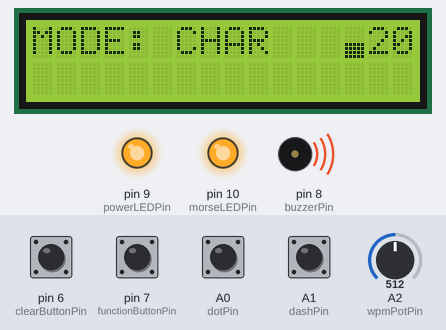
Simulated run of this sketch. Board: Arduino Uno, built with avr-gcc and run on an emulated ATmega328P. On the bench: 16×2 character LCD, output pins drawn as LEDs (lit = HIGH), buzzer (waves = sounding). The inputs (shaded band) are chosen by the test bench; at power-on: A0 (dotPin), A1 (dashPin), pin 6 (clearButtonPin), pin 7 (functionButtonPin) HIGH, A2 (wpmPotPin) = 512. Random numbers use the default seed unless the sketch sets one; what the sketch prints to the serial monitor is not drawn.

Above: at 4.38 s.
4.6 s: A0 (dotPin) pulled LOW for 1 s
At 6.5 s:
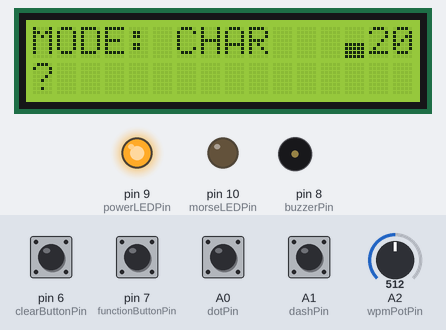
7.2 s: A1 (dashPin) pulled LOW for 0.15 s
At 8.0 s:
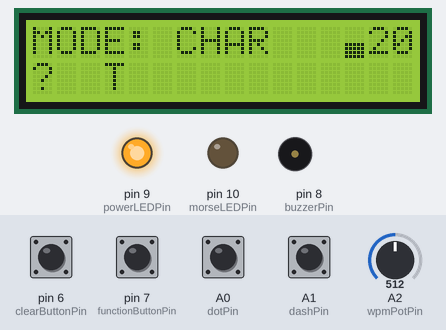
8.8 s: A0 (dotPin) pulled LOW for 0.15 s
At 10.1 s:
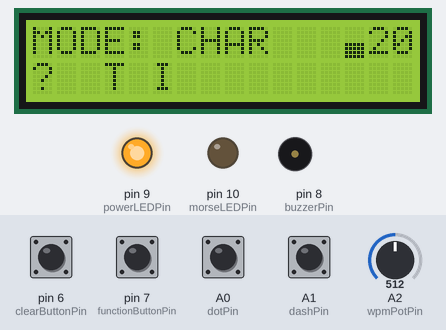
10.6 s: pin 7 (functionButtonPin) pulled LOW for 0.15 s
At 11.2 s:
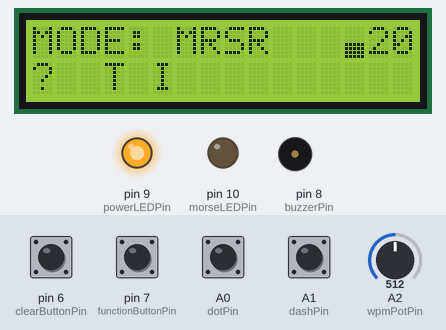
12.2 s: pin 6 (clearButtonPin) pulled LOW for 0.15 s
At 12.5 s:
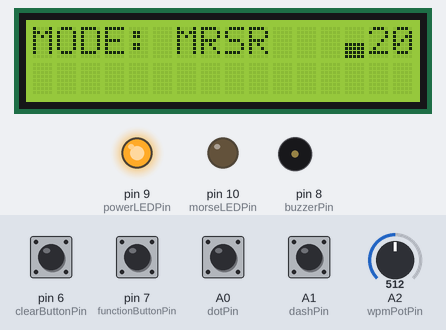
13.8 s: pin 7 (functionButtonPin) pulled LOW for 1 s
At 14.2 s:
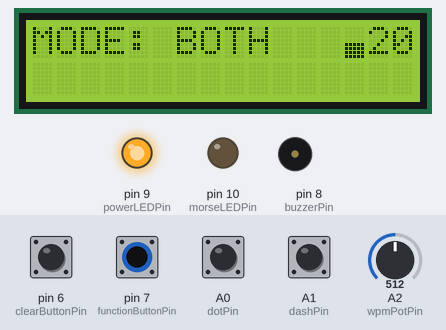
Timing chart, 0 to 16.8 s (numbered marks = the images above; inputs shaded):
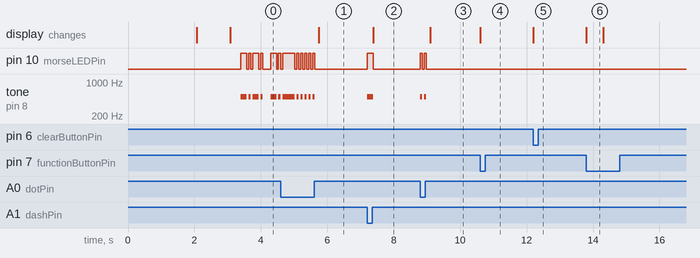

Measured:
- after the input at 4.6 s, the display: changes after 1.1 s (image 1)
- after the input at 7.2 s, pin 10 (morseLEDPin): LOW → HIGH at once, → LOW 0.18 s later; tone on pin 8 (buzzerPin): silent → 500 Hz at once, → silent 0.18 s later; the display: changes after 0.18 s (image 2)
- after the input at 8.8 s, pin 10 (morseLEDPin): alternates HIGH for 0.06 s and LOW for 0.06 s, 4 changes in all, then stays LOW, starting at once; tone on pin 8 (buzzerPin): alternates 500 Hz for 0.06 s and silent for 0.06 s, 4 changes in all, then stays silent, starting at once; the display: changes after 0.30 s (image 3)
- after the input at 10.6 s, the display: changes at once (image 4)
- after the input at 12.2 s, the display: changes at once (image 5)
- after the input at 13.8 s, the display: changes at once (image 6)
- what the display in image 6 shows lasts 0.5 s, from 13.8 s to 14.3 s

The sketch:

Arduino_Code-V_02.01.1.ino
```cpp
#include "lcd_display.h"
#include "decoder_both.h"
#include "PinSettings.h"
#include "Globals.h"
#include "Encoder.h"
#include "Button_Controoller.h"
#include "Default_Sounds.h"
#include "Buffer_Test.h"
#include "WPM_Controller.h"
#include "Buffer_Cleanner.h"


// Timing helpers
unsigned long lastKeyTime = 0;
unsigned long lastDecodeTime = 0;
unsigned long lastModeSwitchTime = 0;

// Paddle state machine
enum KeyingState { IDLE, SENDING_DOT, SENDING_DASH, POST_DELAY };
KeyingState keyingState = IDLE;
unsigned long keyingStartTime = 0;

char queuedElement = '\0';

// ----------------------------
//            SETUP
// ----------------------------
void setup() {
  pinMode(dotPin, INPUT_PULLUP);
  pinMode(dashPin, INPUT_PULLUP);
  pinMode(buzzerPin, OUTPUT);
  pinMode(morseLEDPin, OUTPUT);
  pinMode(powerLEDPin, OUTPUT);
  pinMode(functionButtonPin, INPUT_PULLUP);
  pinMode(clearButtonPin, INPUT_PULLUP);

  digitalWrite(powerLEDPin, HIGH);

  Serial.begin(9600);
  Serial.println("");
  Serial.println("CW KEYER by Ekin Efe GUNGOR");

  Serial.print("Opening Sound - ");
  initLCD();  //Opening Print on LCD
  CQ();       //Opening Sound
  updateLCDText(sentenceBuffer);
  updateLCDMode(decoderMode);
  updateWPMLevel(WPM);
  // CleanBuffer();

  // static bool done = false;
  // if (!done) {
  //   BufferTest tester;
  //   tester.fillAndPlay();
  //   Serial.println(tester.getBuffer());
  //   done = true;
  // }
}

// ----------------------------
//           LOOP
// ----------------------------
void loop() {
  unsigned long now = millis();

  // --- Update WPM from Potentiometer ---
  WPM_Controller();

  // --- Switch Decoder Mode ---
  if (digitalRead(functionButtonPin) == LOW && now - lastModeSwitchTime > 500) {
    decoderMode = (decoderMode + 1) % 3;
    updateLCDMode(decoderMode);
    lastModeSwitchTime = now;
  }

  // --- Paddle Input State Machine ---
  bool dotPressed = digitalRead(dotPin) == LOW;
  bool dashPressed = digitalRead(dashPin) == LOW;

  if (keyingState == IDLE) {
    if (dotPressed && !dashPressed) {
      queuedElement = '.';
      keyingLength = dotDuration;
      playDot();
      morseBuffer += ".";
      startKeying(now);
    } else if (dashPressed && !dotPressed) {
      queuedElement = '-';
      keyingLength = dotDuration * 3;
      playDash();
      morseBuffer += "-";
      startKeying(now);
    } else if (dotPressed && dashPressed) {
      queuedElement = lastWasDot ? '-' : '.';
      keyingLength = (queuedElement == '.') ? dotDuration : dotDuration * 3;
      if (queuedElement == '.') playDot(); else playDash();
      morseBuffer += queuedElement;
      startKeying(now);
      lastWasDot = !lastWasDot;
    }
  } else if (keyingState == SENDING_DOT || keyingState == SENDING_DASH) {
    if (now - keyingStartTime >= keyingLength) {
      stopTone();
      keyingStartTime = now;
      keyingState = POST_DELAY;
      keyingLength = dotDuration;
    }
  } else if (keyingState == POST_DELAY && now - keyingStartTime >= keyingLength) {
    keyingState = IDLE;
  }

  // --- Decode Morse ---
  if (morseBuffer.length() > 0 && !dotPressed && !dashPressed &&
      now - lastKeyTime >= dotDuration * 3 && !justDecoded) {
    decodeMorse(morseBuffer);
    morseBuffer = "";
    justDecoded = true;
    lastDecodeTime = now;
    Serial.println(sentenceBuffer);
    updateLCDText(sentenceBuffer);
  }

  // --- Word Gap Handling ---
  if (justDecoded && !dotPressed && !dashPressed &&
      now - lastDecodeTime >= dotDuration * 7) {
    sentenceBuffer += " ";
    justDecoded = false;
    updateLCDText(sentenceBuffer);
  }

  // --- Clear Button ---
  if (digitalRead(clearButtonPin) == LOW) {
    clearButton();
  }

  // --- Run Serial Encoder ---
  handleEncoding(millis());
}

// ----------------------------
//      FUNCTION DEFINITIONS
// ----------------------------

void startKeying(unsigned long now) {
  keyingState = (queuedElement == '.') ? SENDING_DOT : SENDING_DASH;
  keyingStartTime = now;
  lastKeyTime = now;
  justDecoded = false;
}
```

Buffer_Cleanner.h
```cpp
#ifndef BUFFER_CLEANNER_H
#define BUFFER_CLEANNER_H

#include "Globals.h"
#include "lcd_display.h"

void CleanBuffer () {
    sentenceBuffer = "";
    morseBuffer = "";

    updateLCDText(sentenceBuffer);
    Serial.println("sentenceBuffer: === CLEARED ===");
    Serial.println("morseBuffer: === CLEARED ===");
    delay(300);  // debounce
    updateLCDMode(decoderMode);
    updateWPMLevel(WPM);
    updateLCDText(sentenceBuffer);
}

#endif
```

Buffer_Test.h
```cpp
#ifndef BUFFER_TEST_H
#define BUFFER_TEST_H

#include <Arduino.h>
#include "PinSettings.h"
#include "Globals.h"    // extern String sentenceBuffer;
#include "Encoder.h"    // encodeBuffer, charIndex, symbolIndex, encodeState, encodeStartTime, handleEncoding
#include "lcd_display.h" // updateLCDText, lcdPrintFinal

class BufferTest {
public:
  static const uint8_t MAX_LEN = 100;

  BufferTest() {
    randomSeed(analogRead(A0));
    sentenceBuffer = "";                  // global buffer'ı temizle
    updateLCDText(sentenceBuffer);         // LCD'yi temizle ve başlat
    Serial.println("[BufferTest] Başlatıldı");
  }

  // Bir rastgele karakter ekle, anında çal, ve hem seri hem LCD'ye yaz
  bool addAndPlayRandom() {
    if (sentenceBuffer.length() >= MAX_LEN) return false;

    char c = randomChar();
    sentenceBuffer += c;                   // global buffer'a ekle

    // Konsol ve LCD güncelle
    Serial.print(c);
    updateLCDText(sentenceBuffer);

    // Morse encode akışını başlat
    encodeBuffer    = String(c);
    charIndex       = 0;
    symbolIndex     = 0;
    encodeState     = INTER_LETTER;
    encodeStartTime = millis();
    while (encodeState != IDLE_ENCODE) {
      handleEncoding(millis());
    }

    delay(10);  // karakterler arası küçük boşluk
    return true;
  }

  // Buffer dolana kadar ekleme ve oynatma
  void fillAndPlay() {
    while (addAndPlayRandom()) {
      // kendi içinde çalışıyor
    }
    Serial.println();
    Serial.print("[BufferTest] Tamamlandı: ");
    Serial.println(sentenceBuffer);

    // Final metni büyük puntoda göster
    lcd.clear();
    lcdPrintFinal(sentenceBuffer);
  }

  // Buffer içeriğini döner
  String getBuffer() const {
    return sentenceBuffer;
  }

private:
  // Rastgele karakter havuzu
  char randomChar() {
    const char* pool = "ABCDEFGHIJKLMNOPQRSTUVWXYZ0123456789 ";
    size_t idx = random(strlen(pool));
    return pool[idx];
  }
};

#endif // BUFFER_TEST_H
```

Button_Controoller.h
```cpp
#ifndef BUTTON_CONTROLLER_H
#define BUTTON_CONTROLLER_H

#include "PinSettings.h"
#include "Globals.h"
#include "Buffer_Cleanner.h"
#include <Arduino.h>

void clearButton(){
    // sentenceBuffer = "";
    // morseBuffer = "";
    // justDecoded = false;
    // lcd.clear();
    // updateLCDMode(decoderMode);
    // updateWPMLevel(WPM);
    // updateLCDText(sentenceBuffer);
    // Serial.println("=== CLEARED ===");
    // delay(300);  // debounce
    CleanBuffer();
}

// void modeButton() {

// }

#endif
```

Default_Sounds.h
```cpp
#ifndef DEFAULT_SOUND_H
#define DEFAULT_SOUND_H

#include "PinSettings.h"
#include "Globals.h"
#include "lcd_display.h"
#include "Buffer_Cleanner.h"

void CQ(){
    encodeBuffer = "CQ";         // what to send
    sentenceBuffer = encodeBuffer;
    charIndex      = 0;          // start at first character
    symbolIndex    = 0;          // start at first dot/dash
    encodeState    = INTER_LETTER;      // step into the letter-spacing state
    // encodeStartTime = millis(); // record when to begin
    // Serial.print("Encoding: ");
    updateLCDMode(decoderMode);
    updateWPMLevel(WPM);
    updateLCDText(sentenceBuffer);
    Serial.println(encodeBuffer);
    delay(1000);
    CleanBuffer();
}

void callSign(){
    encodeBuffer = "TA1TA";         // what to send
    charIndex      = 0;          // start at first character
    symbolIndex    = 0;          // start at first dot/dash
    encodeState    = INTER_LETTER;      // step into the letter-spacing state
    // encodeStartTime = millis(); // record when to begin
    // Serial.print("Encoding: ");

    Serial.println(encodeBuffer);
}

#endif
```

Encoder.h
```cpp
#ifndef ENCODER_H
#define ENCODER_H

#include "PinSettings.h"
#include "Globals.h"

void stopTone() {
  noTone(buzzerPin);
  digitalWrite(morseLEDPin, LOW);
}

void playDash() {
  tone(buzzerPin, toneHz);
  digitalWrite(morseLEDPin, HIGH);
}

void playDot() {
  tone(buzzerPin, toneHz);
  digitalWrite(morseLEDPin, HIGH);
}

String getMorseCode(char c) {
  if (c >= 'A' && c <= 'Z') return morseTable[c - 'A'];
  if (c >= '0' && c <= '9') return morseTable[c - '0' + 26];
  return "";
}

// --- Serial Encoding Logic ---
void handleEncoding(unsigned long now) {
  static unsigned long elementStart = 0;
  static bool isPlaying = false;
  static char symbol = '\0';

  // Start new input
  if (encodeState == IDLE_ENCODE && Serial.available()) {
    encodeBuffer = Serial.readStringUntil('\n');
    encodeBuffer.trim();
    encodeBuffer.toUpperCase();
    charIndex = 0;
    symbolIndex = 0;
    encodeState = INTER_LETTER;
    encodeStartTime = now;
    Serial.print("Encoding: ");
    Serial.println(encodeBuffer);
    return;
  }

  if (charIndex >= encodeBuffer.length()) {
    encodeState = IDLE_ENCODE;
    return;
  }

  char currentChar = encodeBuffer.charAt(charIndex);

  switch (encodeState) {

    case INTER_LETTER:
      if (now - encodeStartTime >= dotDuration * 3) {
        if (currentChar == ' ') {
          encodeState = WORD_GAP;
        } else {
          currentMorse = getMorseCode(currentChar);
          symbolIndex = 0;
          encodeState = ELEMENT_PLAY;
        }
        encodeStartTime = now;
      }
      break;

    case WORD_GAP:
      if (now - encodeStartTime >= dotDuration * 7) {
        charIndex++;
        encodeState = INTER_LETTER;
        encodeStartTime = now;
      }
      break;

    case ELEMENT_PLAY:
      if (symbolIndex < currentMorse.length()) {
        symbol = currentMorse.charAt(symbolIndex);
        if (symbol == '.') {
          playDot();
          keyingLength = dotDuration;
        } else if (symbol == '-') {
          playDash();
          keyingLength = dotDuration * 3;
        }
        elementStart = now;
        encodeState = INTER_ELEMENT;  // Move to wait-and-stop
        isPlaying = true;
      } else {
        charIndex++;
        encodeState = INTER_LETTER;
        encodeStartTime = now;
      }
      break;

    case INTER_ELEMENT:
      if (isPlaying && now - elementStart >= keyingLength) {
        stopTone();  // Stop after dot/dash
        isPlaying = false;
        elementStart = now;
      } else if (!isPlaying && now - elementStart >= dotDuration) {
        symbolIndex++;
        if (symbolIndex < currentMorse.length()) {
          encodeState = ELEMENT_PLAY;
        } else {
          charIndex++;
          encodeState = INTER_LETTER;
          encodeStartTime = now;
        }
      }
      break;
  }
}

#endif
```

Globals.h
```cpp
#ifndef GLOBALS_H
#define GLOBALS_H

// Declare external variables --- Decoder Both
// extern int decoderMode;
// extern String sentenceBuffer;

// Serial encoder state machine --- LCD Display
enum EncodeState { IDLE_ENCODE, ELEMENT_PLAY, INTER_ELEMENT, INTER_LETTER, WORD_GAP };
extern EncodeState encodeState = IDLE_ENCODE;
extern String encodeBuffer = "";
extern int charIndex = 0;
extern int symbolIndex = 0;
extern unsigned long encodeStartTime = 0;
extern String currentMorse = "";
extern int WPM;
extern int dotDuration = 1200 / WPM;  // Calculated from WPM

extern String morseBuffer = "";      // Accumulate morse from paddles
extern String sentenceBuffer = "";   // Final decoded sentence
extern bool lastWasDot = false;      // For iambic paddle alternation
extern bool justDecoded = false;     // Used to manage decoding flow
extern int decoderMode = 0;          // 0=CHAR, 1=MORSE, 2=BOTH

// Paddle state machine
extern int keyingLength = 0;

// --- Morse Audio Parameters ---
extern const int toneHz = 500;        // Morse tone frequency
extern int WPM = 20;                  // Words Per Minute

// --- Morse Table for A-Z and 0-9 ---
extern const char* morseTable[36] = {
  ".-", "-...", "-.-.", "-..", ".", "..-.", "--.", "....", "..",    // A-I
  ".---", "-.-", ".-..", "--", "-.", "---", ".--.", "--.-", ".-.",  // J-R
  "...", "-", "..-", "...-", ".--", "-..-", "-.--", "--..",         // S-Z

  "-----", ".----", "..---", "...--", "....-", ".....", "-....",    // 0-5
  "--...", "---..", "----."                                        // 6-9
};

#endif
```

WPM_Controller.h
```cpp
#ifndef WPM_CONTROLLER_H
#define WPM_CONTROLLER_H

#include <Arduino.h>
#include "PinSettings.h"
#include "Globals.h"
#include "lcd_display.h"

void WPM_Controller() {
  // read the wpm pot
  int potValue = analogRead(wpmPotPin);
  // map to 5–35 WPM
  WPM = map(potValue, 0, 1023, 5, 35);
  // recalc the dot length
  dotDuration = 1200 / WPM;
  // only refresh the LCD when it actually changes
  static int lastWPM = -1;
  if (WPM != lastWPM) {
    updateLCDMode(decoderMode);
    updateWPMLevel(WPM);
    lastWPM = WPM;
  }
}

#endif // WPM_CONTROLLER_H
```

decoder_both.h
```cpp
#ifndef DECODER_BOTH_H
#define DECODER_BOTH_H

#include "PinSettings.h"
#include "Globals.h"
#include <Arduino.h>

char decodeMorse(const String& code) {
  struct MorseMap {
    const char* code;
    char letter;
  };

  MorseMap morseTable[] = {
    {".-", 'A'}, {"-...", 'B'}, {"-.-.", 'C'}, {"-..", 'D'}, {".", 'E'},
    {"..-.", 'F'}, {"--.", 'G'}, {"....", 'H'}, {"..", 'I'}, {".---", 'J'},
    {"-.-", 'K'}, {".-..", 'L'}, {"--", 'M'}, {"-.", 'N'}, {"---", 'O'},
    {".--.", 'P'}, {"--.-", 'Q'}, {".-.", 'R'}, {"...", 'S'}, {"-", 'T'},
    {"..-", 'U'}, {"...-", 'V'}, {".--", 'W'}, {"-..-", 'X'}, {"-.--", 'Y'},
    {"--..", 'Z'}, {"-----", '0'}, {".----", '1'}, {"..---", '2'},
    {"...--", '3'}, {"....-", '4'}, {".....", '5'}, {"-....", '6'},
    {"--...", '7'}, {"---..", '8'}, {"----.", '9'}
  };

  for (auto &entry : morseTable) {
    if (code.equals(entry.code)) {
      if (decoderMode == 0) {
        sentenceBuffer += entry.letter;
      } else if (decoderMode == 1) {
        sentenceBuffer += code + " ";
      } else if (decoderMode == 2) {
        sentenceBuffer += code + entry.letter;
      }
      return entry.letter;
    }
  }

  // Not found
  sentenceBuffer += "? ";
  return '?';
}

#endif
```

PinSettings.h
```cpp
#ifndef PINSETTINGS_H
#define PINSETTINGS_H

#define dotPin A0
#define dashPin A1
#define buzzerPin 8
#define morseLEDPin 10
#define powerLEDPin 9
#define functionButtonPin 7
#define clearButtonPin 6
#define wpmPotPin A2
#define buzzerPin 8
#define morseLEDPin 10

#endif
```

lcd_display.h
```cpp
#ifndef LCD_DISPLAY_H
#define LCD_DISPLAY_H

#include "PinSettings.h"
#include "Globals.h"
#include <LiquidCrystal.h>

// LCD pins (RS, E, D4, D5, D6, D7)
LiquidCrystal lcd(12, 11, 5, 4, 3, 2);

void initLCD() {
  lcd.begin(16, 2);
  lcd.clear();
  lcd.setCursor(0, 0);
  lcd.print("CW Keyer Ready");

  delay(2000);
  lcd.clear();
  // static unsigned long startTime     = 0;
  // static bool           lcdInitDone  = false;

  // // first entry: kick off the message
  // if (!lcdInitDone && startTime == 0) {
  //   lcd.begin(16, 2);
  //   lcd.clear();
  //   lcd.setCursor(0, 0);
  //   lcd.print("CW Keyer Ready");
  //   startTime = millis();
  // }
  // // after 2 s: clear it and never run again
  // else if (!lcdInitDone && millis() - startTime >= 2000) {
  //   lcd.clear();
  //   lcdInitDone = true;
  // }
}

void updateLCDMode(int mode) {
  lcd.setCursor(0, 0);
  lcd.print("MODE: ");
  if (mode == 0) lcd.print("CHAR");
  else if (mode == 1) lcd.print("MRS");
  else lcd.print("BOTH");
}
void updateWPMLevel(int WPM) {
  byte level1[8] = {
    B00000,
    B00000,
    B00000,
    B00000,
    B00000,
    B00000,
    B00000,
    B11111
  };
  byte level2[8] = {
    B00000,
    B00000,
    B00000,
    B00000,
    B00000,
    B00000,
    B11111,
    B11111
  };
  byte level3[8] = {
    B00000,
    B00000,
    B00000,
    B00000,
    B00000,
    B11111,
    B11111,
    B11111
  };
  byte level4[8] = {
    B00000,
    B00000,
    B00000,
    B00000,
    B11111,
    B11111,
    B11111,
    B11111
  };
  byte level5[8] = {
    B00000,
    B00000,
    B00000,
    B11111,
    B11111,
    B11111,
    B11111,
    B11111
  };
  byte level6[8] = {
    B00000,
    B00000,
    B11111,
    B11111,
    B11111,
    B11111,
    B11111,
    B11111
  };
  byte level7[8] = {
    B00000,
    B11111,
    B11111,
    B11111,
    B11111,
    B11111,
    B11111,
    B11111
  };
  byte level8[8] = {
    B11111,
    B11111,
    B11111,
    B11111,
    B11111,
    B11111,
    B11111,
    B11111
  };

  if (WPM >= 5 && WPM < 9) {  // Print Level 1
    lcd.createChar(0, level1);
    lcd.setCursor(13, 0);
    lcd.write(byte(0));
  } else if (WPM >= 9 && WPM < 13) {  //Print Level 2
    lcd.createChar(0, level2);
    lcd.setCursor(13, 0);
    lcd.write(byte(0));
  } else if (WPM >= 13 && WPM < 17) {  //Print Level 3
    lcd.createChar(0, level3);
    lcd.setCursor(13, 0);
    lcd.write(byte(0));
  } else if (WPM >= 17 && WPM < 21) {  //print Level 4
    lcd.createChar(0, level4);
    lcd.setCursor(13, 0);
    lcd.write(byte(0));
  } else if (WPM >= 21 && WPM < 25) {  //print level 5
    lcd.createChar(0, level5);
    lcd.setCursor(13, 0);
    lcd.write(byte(0));
  } else if (WPM >= 25 && WPM < 29) {  //Print Level 6
    lcd.createChar(0, level6);
    lcd.setCursor(13, 0);
    lcd.write(byte(0));
  } else if (WPM >= 29 && WPM < 33) {  //Print Level 7
    lcd.createChar(0, level7);
    lcd.setCursor(13, 0);
    lcd.write(byte(0));
  } else if (WPM >= 33) {  //Print Level 8
    lcd.createChar(0, level8);
    lcd.setCursor(13, 0);
    lcd.write(byte(0));
  }

  if (WPM >= 5 && WPM < 10) {
    lcd.setCursor(15, 0);
    lcd.print(WPM);
  } else {
    lcd.setCursor(14, 0);
    lcd.print(WPM);
  }
}

void updateLCDText(const String& sentenceBuffer) {
  lcd.setCursor(0, 1);

  String text = sentenceBuffer;
  if (text.length() > 12) text = text.substring(text.length() - 12);

  lcd.print(text);
  int rem = 12 - text.length();
  for (int i = 0; i < rem; i++) lcd.print(" ");
}

void lcdPrintFinal(const String& text) {
  lcd.clear();
  lcd.setCursor(0, 0);
  lcd.print("FINAL:");
  lcd.setCursor(0, 1);
  if (text.length() <= 16) {
    lcd.print(text);
  } else {
    lcd.print(text.substring(text.length() - 16));
  }
}

#endif
```
